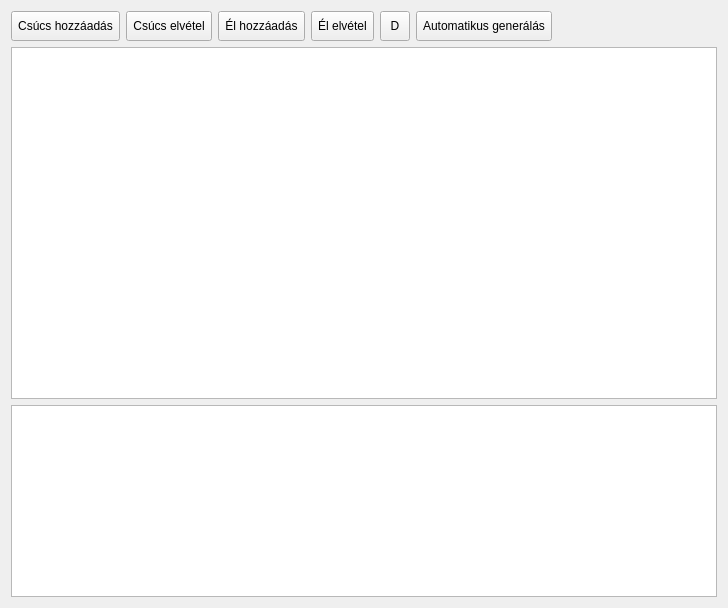
<?xml version="1.0" encoding="UTF-8"?>
<ui version="4.0">
 <class>BFSWidget</class>
 <widget class="QWidget" name="BFSWidget">
  <property name="geometry">
   <rect>
    <x>0</x>
    <y>0</y>
    <width>728</width>
    <height>608</height>
   </rect>
  </property>
  <property name="windowTitle">
   <string>Form</string>
  </property>
  <layout class="QVBoxLayout" name="verticalLayout">
   <item>
    <layout class="QHBoxLayout" name="horizontalLayout">
     <item>
      <widget class="QToolButton" name="tbAdd">
       <property name="sizePolicy">
        <sizepolicy hsizetype="Fixed" vsizetype="Fixed">
         <horstretch>30</horstretch>
         <verstretch>30</verstretch>
        </sizepolicy>
       </property>
       <property name="minimumSize">
        <size>
         <width>30</width>
         <height>30</height>
        </size>
       </property>
       <property name="contextMenuPolicy">
        <enum>Qt::CustomContextMenu</enum>
       </property>
       <property name="text">
        <string>Csúcs hozzáadás</string>
       </property>
       <property name="icon">
        <iconset theme="list-add"/>
       </property>
       <property name="toolButtonStyle">
        <enum>Qt::ToolButtonTextBesideIcon</enum>
       </property>
       <property name="autoRaise">
        <bool>false</bool>
       </property>
      </widget>
     </item>
     <item>
      <widget class="QToolButton" name="tbRemove">
       <property name="sizePolicy">
        <sizepolicy hsizetype="Fixed" vsizetype="Fixed">
         <horstretch>30</horstretch>
         <verstretch>30</verstretch>
        </sizepolicy>
       </property>
       <property name="minimumSize">
        <size>
         <width>30</width>
         <height>30</height>
        </size>
       </property>
       <property name="text">
        <string>Csúcs elvétel</string>
       </property>
       <property name="icon">
        <iconset theme="list-remove"/>
       </property>
       <property name="toolButtonStyle">
        <enum>Qt::ToolButtonTextBesideIcon</enum>
       </property>
      </widget>
     </item>
     <item>
      <widget class="QToolButton" name="tbAddEdge">
       <property name="minimumSize">
        <size>
         <width>30</width>
         <height>30</height>
        </size>
       </property>
       <property name="text">
        <string>Él hozzáadás</string>
       </property>
       <property name="icon">
        <iconset theme="list-add"/>
       </property>
       <property name="toolButtonStyle">
        <enum>Qt::ToolButtonTextBesideIcon</enum>
       </property>
      </widget>
     </item>
     <item>
      <widget class="QToolButton" name="tbRemoveEdge">
       <property name="minimumSize">
        <size>
         <width>30</width>
         <height>30</height>
        </size>
       </property>
       <property name="text">
        <string>Él elvétel</string>
       </property>
       <property name="icon">
        <iconset theme="list-remove"/>
       </property>
       <property name="toolButtonStyle">
        <enum>Qt::ToolButtonTextBesideIcon</enum>
       </property>
      </widget>
     </item>
     <item>
      <widget class="QToolButton" name="tbSelect">
       <property name="sizePolicy">
        <sizepolicy hsizetype="Fixed" vsizetype="Fixed">
         <horstretch>30</horstretch>
         <verstretch>30</verstretch>
        </sizepolicy>
       </property>
       <property name="minimumSize">
        <size>
         <width>30</width>
         <height>30</height>
        </size>
       </property>
       <property name="text">
        <string>D</string>
       </property>
       <property name="icon">
        <iconset theme="input-mouse"/>
       </property>
      </widget>
     </item>
     <item>
      <widget class="QToolButton" name="tbAuto">
       <property name="minimumSize">
        <size>
         <width>30</width>
         <height>30</height>
        </size>
       </property>
       <property name="text">
        <string>Automatikus generálás</string>
       </property>
       <property name="icon">
        <iconset theme="go-home"/>
       </property>
       <property name="toolButtonStyle">
        <enum>Qt::ToolButtonTextBesideIcon</enum>
       </property>
      </widget>
     </item>
     <item>
      <spacer name="horizontalSpacer">
       <property name="orientation">
        <enum>Qt::Horizontal</enum>
       </property>
       <property name="sizeHint" stdset="0">
        <size>
         <width>40</width>
         <height>20</height>
        </size>
       </property>
      </spacer>
     </item>
    </layout>
   </item>
   <item>
    <widget class="QGraphicsView" name="graphicsView">
     <property name="sizePolicy">
      <sizepolicy hsizetype="Expanding" vsizetype="Expanding">
       <horstretch>0</horstretch>
       <verstretch>40</verstretch>
      </sizepolicy>
     </property>
    </widget>
   </item>
   <item>
    <widget class="QTextBrowser" name="textBrowser"/>
   </item>
  </layout>
  <action name="aAdd">
   <property name="checkable">
    <bool>true</bool>
   </property>
   <property name="icon">
    <iconset theme="list-add"/>
   </property>
   <property name="text">
    <string>Hozzáadás</string>
   </property>
   <property name="toolTip">
    <string>Csúcs hozzáadás</string>
   </property>
   <property name="shortcut">
    <string>Ctrl++</string>
   </property>
  </action>
  <action name="aRemove">
   <property name="checkable">
    <bool>true</bool>
   </property>
   <property name="icon">
    <iconset theme="list-remove"/>
   </property>
   <property name="text">
    <string>Csúcs eltávolítása</string>
   </property>
   <property name="shortcut">
    <string>Ctrl+-</string>
   </property>
  </action>
  <action name="aNoAction">
   <property name="icon">
    <iconset theme="input-mouse"/>
   </property>
   <property name="text">
    <string>Nincs művelet</string>
   </property>
   <property name="shortcut">
    <string>Esc</string>
   </property>
  </action>
  <action name="aAutoGen">
   <property name="icon">
    <iconset theme="go-home"/>
   </property>
   <property name="text">
    <string>Automatikus generálás</string>
   </property>
   <property name="shortcut">
    <string>Ctrl+G</string>
   </property>
  </action>
  <action name="aAddEdge">
   <property name="checkable">
    <bool>true</bool>
   </property>
   <property name="icon">
    <iconset theme="list-add"/>
   </property>
   <property name="text">
    <string>Él hozzáadás</string>
   </property>
  </action>
  <action name="aRemoveEdge">
   <property name="checkable">
    <bool>true</bool>
   </property>
   <property name="icon">
    <iconset theme="list-remove"/>
   </property>
   <property name="text">
    <string>Él törlése</string>
   </property>
  </action>
 </widget>
 <resources/>
 <connections/>
</ui>
